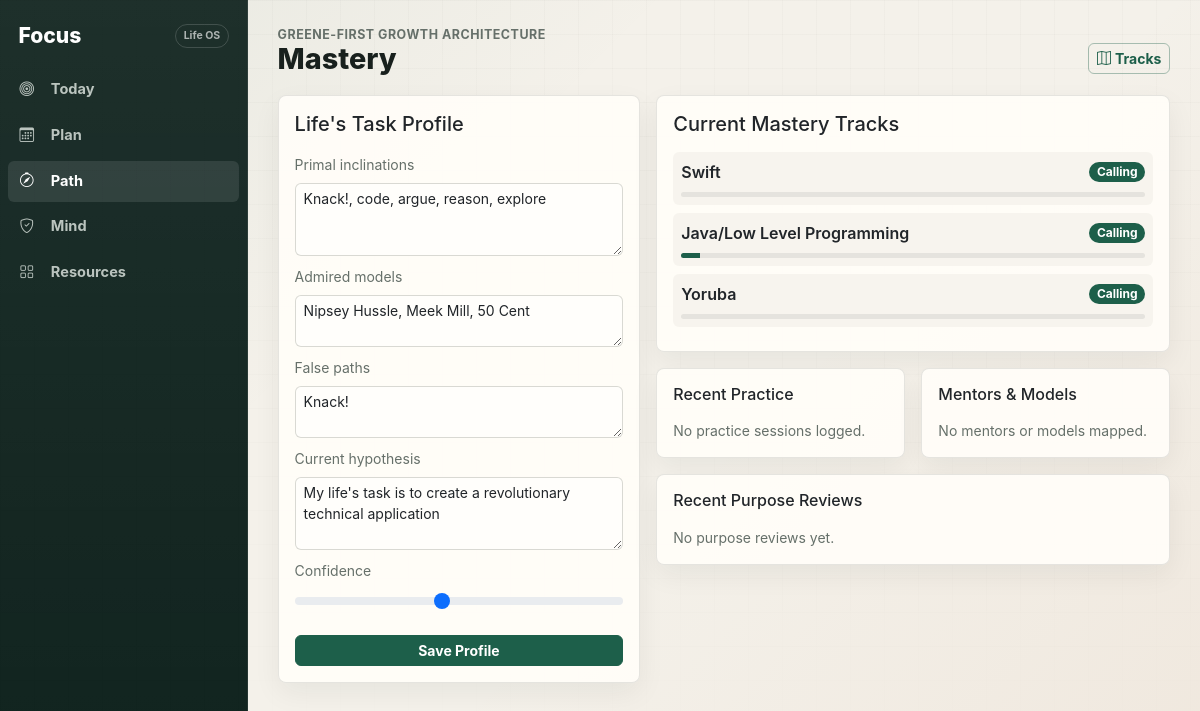
Screenshot of /mastery with the database file from the repository.
### models.py (models this page shows)
class LifeTaskProfile(db.Model):
    __tablename__ = "life_task_profiles"
    id = db.Column(db.String(36), primary_key=True, default=new_uuid)
    primal_inclinations = db.Column(db.Text, default="")
    admired_models = db.Column(db.Text, default="")
    false_paths = db.Column(db.Text, default="")
    current_hypothesis = db.Column(db.Text, default="")
    confidence = db.Column(db.Integer, default=5)
    last_reviewed_at = db.Column(db.DateTime, default=datetime.utcnow)
    created_at = db.Column(db.DateTime, default=datetime.utcnow)

class Track(db.Model):
    __tablename__ = "tracks"
    id = db.Column(db.String(36), primary_key=True, default=new_uuid)
    title = db.Column(db.String(200), nullable=False)
    status = db.Column(db.String(20), default="library")  # library, current, completed
    level = db.Column(db.Integer, default=1)
    mastery_phase = db.Column(db.String(40), default="calling")
    life_task_link = db.Column(db.Text, default="")
    calendar_block_id = db.Column(db.String(36), db.ForeignKey("calendar_blocks.id"), nullable=True)
    completed_at = db.Column(db.DateTime, nullable=True)
    created_at = db.Column(db.DateTime, default=datetime.utcnow)
    checkpoints = db.relationship("Checkpoint", backref="track", lazy=True, cascade="all, delete-orphan")
    goals = db.relationship("Goal", backref="track", lazy=True)
    skill_nodes = db.relationship("SkillNode", backref="track", lazy=True, cascade="all, delete-orphan")
    practice_sessions = db.relationship("PracticeSession", backref="track", lazy=True, cascade="all, delete-orphan")
    mentors = db.relationship("Mentor", backref="track", lazy=True, cascade="all, delete-orphan")
    purpose_reviews = db.relationship("PurposeReview", backref="track", lazy=True, cascade="all, delete-orphan")
    stakeholders = db.relationship("Stakeholder", backref="track", lazy=True, cascade="all, delete-orphan")
    calendar_block = db.relationship("CalendarBlock", backref="tracks")
    @property
    def completion_pct(self):
        if not self.checkpoints:
            return 0
        done = sum(1 for c in self.checkpoints if c.completed)
        return round((done / len(self.checkpoints)) * 100)

class Checkpoint(db.Model):
    __tablename__ = "checkpoints"
    id = db.Column(db.String(36), primary_key=True, default=new_uuid)
    track_id = db.Column(db.String(36), db.ForeignKey("tracks.id"), nullable=False)
    title = db.Column(db.String(200), nullable=False)
    description = db.Column(db.Text, default="")
    checkpoint_type = db.Column(db.String(40), default="fundamental_drill")
    target_date = db.Column(db.Date, nullable=True)
    completed = db.Column(db.Boolean, default=False)
    is_goal = db.Column(db.Boolean, default=False)  # True when equipped as a goal
    created_at = db.Column(db.DateTime, default=datetime.utcnow)

### app.py (the view)
@app.route("/mastery")
def mastery_index():
    profile = LifeTaskProfile.query.order_by(LifeTaskProfile.created_at.desc()).first()
    current_tracks = Track.query.filter_by(status="current").order_by(Track.created_at.desc()).all()
    recent_practice = PracticeSession.query.order_by(PracticeSession.recorded_at.desc()).limit(8).all()
    mentors = Mentor.query.order_by(Mentor.created_at.desc()).limit(8).all()
    purpose_reviews = PurposeReview.query.order_by(PurposeReview.created_at.desc()).limit(5).all()
    return render_template("mastery/index.html",
        profile=profile,
        current_tracks=current_tracks,
        recent_practice=recent_practice,
        mentors=mentors,
        purpose_reviews=purpose_reviews,
        mastery_phases=MASTERY_PHASES
    )

### templates/mastery/index.html (shortened to what this page needs)
{% extends "base.html" %}
{% block content %}
<div class="focus-page-title">
  <div>
    <div class="focus-kicker">Greene-first growth architecture</div>
    <h2 class="focus-display mb-0">Mastery</h2>
  </div>
  <a href="{{ url_for('tracks_index') }}" class="btn btn-sm btn-outline-primary">
    <i class="bi bi-map me-1"></i>Tracks
  </a>
</div>
<div class="row g-3">
  <div class="col-12 col-lg-5">
    <div class="card p-3 mb-3">
      <h5 class="mb-3">Life's Task Profile</h5>
      <form method="post" action="{{ url_for('save_life_task_profile') }}">
        <div class="mb-2">
          <label class="form-label small text-muted">Primal inclinations</label>
          <textarea name="primal_inclinations" class="form-control form-control-sm" rows="3"
            placeholder="Childhood fascinations, recurring interests, flow moments">{{ profile.primal_inclinations if profile else '' }}</textarea>
        </div>
        <div class="mb-2">
          <label class="form-label small text-muted">Admired models</label>
          <textarea name="admired_models" class="form-control form-control-sm" rows="2"
            placeholder="People, books, creators, teachers, anti-models">{{ profile.admired_models if profile else '' }}</textarea>
        </div>
        <div class="mb-2">
          <label class="form-label small text-muted">False paths</label>
          <textarea name="false_paths" class="form-control form-control-sm" rows="2"
            placeholder="Approval, status, fear, inertia, borrowed dreams">{{ profile.false_paths if profile else '' }}</textarea>
        </div>
        <div class="mb-2">
          <label class="form-label small text-muted">Current hypothesis</label>
          <textarea name="current_hypothesis" class="form-control form-control-sm" rows="3"
            placeholder="What might your Life's Task be right now?">{{ profile.current_hypothesis if profile else '' }}</textarea>
        </div>
        <div class="mb-3">
          <label class="form-label small text-muted">Confidence</label>
          <input type="range" name="confidence" class="form-range" min="1" max="10" value="{{ profile.confidence if profile else 5 }}">
        </div>
        <button class="btn btn-primary btn-sm w-100">Save Profile</button>
      </form>
    </div>
  </div>
  <div class="col-12 col-lg-7">
    <div class="card p-3 mb-3">
      <h5 class="mb-3">Current Mastery Tracks</h5>
      {% if current_tracks %}
        {% for track in current_tracks %}
          <a href="{{ url_for('track_detail', id=track.id) }}" class="text-decoration-none">
            <div class="p-2 mb-2 rounded bg-light">
              <div class="d-flex justify-content-between align-items-center gap-2">
                <div class="fw-semibold text-dark">{{ track.title }}</div>
                <span class="badge bg-primary">{{ track.mastery_phase.replace('_', ' ').title() }}</span>
              </div>
              <div class="progress mt-2" style="height:5px;">
                <div class="progress-bar" style="width:{{ track.completion_pct }}%"></div>
              </div>
            </div>
          </a>
        {% endfor %}
      {% else %}
        <p class="text-muted mb-0">No current mastery tracks yet.</p>
      {% endif %}
    </div>
    <div class="row g-3">
      <div class="col-12 col-md-6">
        <div class="card p-3 h-100">
          <h6 class="mb-3">Recent Practice</h6>
          {% if recent_practice %}
            {% for p in recent_practice %}
              <div class="border-bottom pb-2 mb-2">
                <div class="fw-semibold small">{{ p.mode.replace('_', ' ').title() }}</div>
                <div class="text-muted small">{{ p.track.title }} - Difficulty {{ p.difficulty }}/10</div>
                {% if p.notes %}<div class="small">{{ p.notes[:120] }}{% if p.notes|length > 120 %}...{% endif %}</div>{% endif %}
              </div>
            {% endfor %}
          {% else %}
            <p class="text-muted small mb-0">No practice sessions logged.</p>
          {% endif %}
        </div>
      </div>
      <div class="col-12 col-md-6">
        <div class="card p-3 h-100">
          <h6 class="mb-3">Mentors &amp; Models</h6>
          {% if mentors %}
            {% for mentor in mentors %}
              <div class="border-bottom pb-2 mb-2">
                <div class="fw-semibold small">{{ mentor.name }}</div>
                <div class="text-muted small">{{ mentor.mentor_type.replace('_', ' ').title() }}{% if mentor.track %} - {{ mentor.track.title }}{% endif %}</div>
              </div>
            {% endfor %}
          {% else %}
            <p class="text-muted small mb-0">No mentors or models mapped.</p>
          {% endif %}
        </div>
      </div>
    </div>
    <div class="card p-3 mt-3">
      <h6 class="mb-3">Recent Purpose Reviews</h6>
      {% if purpose_reviews %}
        {% for review in purpose_reviews %}
          <div class="d-flex align-items-start p-2 mb-1 rounded bg-light">
            <span class="badge bg-secondary me-2">{{ review.status.replace('_', ' ').title() }}</span>
            <div>
              <div class="small fw-semibold">{{ review.track.title if review.track else 'General' }}</div>
              <div class="text-muted small">{{ review.period_start.strftime('%b %d') }} - {{ review.period_end.strftime('%b %d') }}</div>
              {% if review.next_adjustment %}<div class="small">{{ review.next_adjustment }}</div>{% endif %}
            </div>
          </div>
        {% endfor %}
      {% else %}
        <p class="text-muted small mb-0">No purpose reviews yet.</p>
      {% endif %}
    </div>
  </div>
</div>
{% endblock %}

### static/focus.css (style rules this page uses)
:root { --bg: #f4f1ea; --surface: #fffdf8; --ink: #18201d; --muted: #66706a; --line: rgba(24, 32, 29, .11); --brand: #1d5f4a; --brand-2: #255f8f; --accent: #b56b37; --danger: #9d3f3f; --rail: #10231e; --shadow: 0 18px 44px rgba(23, 36, 31, .08); --shadow-soft: 0 10px 28px rgba(23, 36, 31, .06); --radius: 8px; --radius-sm: 6px; --desktop-rail: 248px; --mobile-nav-h: 68px; --font: Inter, ui-sans-serif, system-ui, -apple-system, BlinkMacSystemFont, "Segoe UI", sans-serif; }
*, *::before, *::after { box-sizing: border-box; }
html { min-height: 100%; }
body { min-height: 100vh; margin: 0; color: var(--ink); background: linear-gradient(135deg, rgba(29, 95, 74, .06), transparent 34%), linear-gradient(315deg, rgba(181, 107, 55, .07), transparent 42%), var(--bg); font-family: var(--font); overflow-x: hidden; -webkit-text-size-adjust: 100%; }
body::before { content: ""; position: fixed; inset: 0; pointer-events: none; background-image: linear-gradient(rgba(24, 32, 29, .028) 1px, transparent 1px), linear-gradient(90deg, rgba(24, 32, 29, .025) 1px, transparent 1px); background-size: 34px 34px; mask-image: linear-gradient(to bottom, rgba(0,0,0,.8), rgba(0,0,0,.08)); }
a { color: var(--brand); }
h1, h2, h3, h4, h5, h6 { letter-spacing: 0; }
.card { border: 1px solid var(--line); border-radius: var(--radius); background: rgba(255, 253, 248, .94); box-shadow: var(--shadow-soft); }
.bg-light { background-color: rgba(244, 241, 234, .72) !important; }
.text-muted { color: var(--muted) !important; }
.btn { border-radius: var(--radius-sm); font-weight: 650; letter-spacing: 0; }
.btn-primary, .bg-primary, .progress-bar { background-color: var(--brand) !important; border-color: var(--brand) !important; }
.btn-outline-primary { color: var(--brand); border-color: rgba(29, 95, 74, .36); }
.form-control, .form-select { border-color: rgba(24, 32, 29, .16); border-radius: var(--radius-sm); background-color: #fffefb; }
.progress { background: rgba(24, 32, 29, .08); border-radius: 999px; }
.badge { border-radius: 999px; font-weight: 650; }
.focus-page-title { display: flex; align-items: end; justify-content: space-between; gap: 1rem; margin-bottom: 1.35rem; }
.focus-kicker { color: var(--muted); font-size: .78rem; font-weight: 700; letter-spacing: .04em; text-transform: uppercase; }
.focus-display { font-size: clamp(1.6rem, 2.4vw, 2.7rem); font-weight: 780; line-height: 1.02; }
@media (min-width: 1200px) { body { height: 100vh; overflow: hidden; } }
@media (prefers-reduced-motion: no-preference) { .card, .btn, .nav-link, .form-control, .form-select { transition: background-color .16s ease, border-color .16s ease, box-shadow .16s ease, transform .16s ease, color .16s ease; } }

### rows the page displays
LifeTaskProfile: primal_inclinations "Knack!, code, argue, reason, explore", admired_models "Nipsey Hussle, Meek Mill, 50 Cent", false_paths "Knack!", current_hypothesis "My life's task is to create a revolutionary technical application", confidence "5"
Track: title "Swift", mastery_phase.replace "Calling"
Track: title "Java/Low Level Programming", mastery_phase.replace "Calling", {{ track.completion_pct }} 4 (drawn)
Track: title "Yoruba", mastery_phase.replace "Calling"
